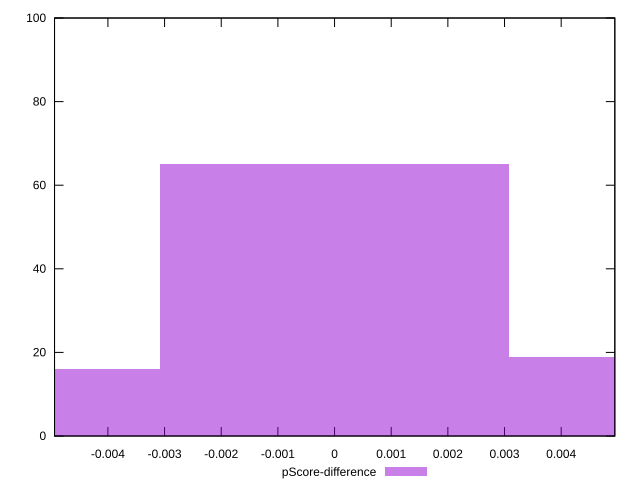

Source code (gnuplot):
reset

$pScoreDifference <<EOF
0 65
-0.006172790620450993 16
0.006172790620450993 19
EOF

set key outside below
set boxwidth 0.006172790620450993
set xrange [-0.0049421103081294104:0.004946656054490517]
set yrange [0:100]
set trange [0:100]
set style fill transparent solid 0.5 noborder
set terminal svg size 640, 490 enhanced background rgb 'white'
set output "report_00009_2021-02-08T22-37-41.559Z/speed-index/samples/pages+cached/pScore-difference/histogram.svg"

plot $pScoreDifference title "pScore-difference" with boxes

reset
